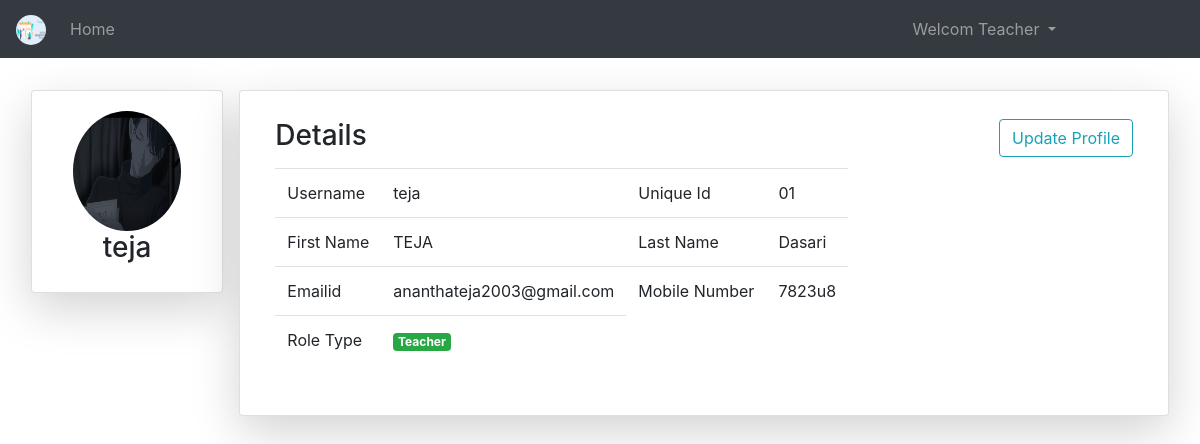
The page /pfle/ (signed in) on the database as committed earlier.
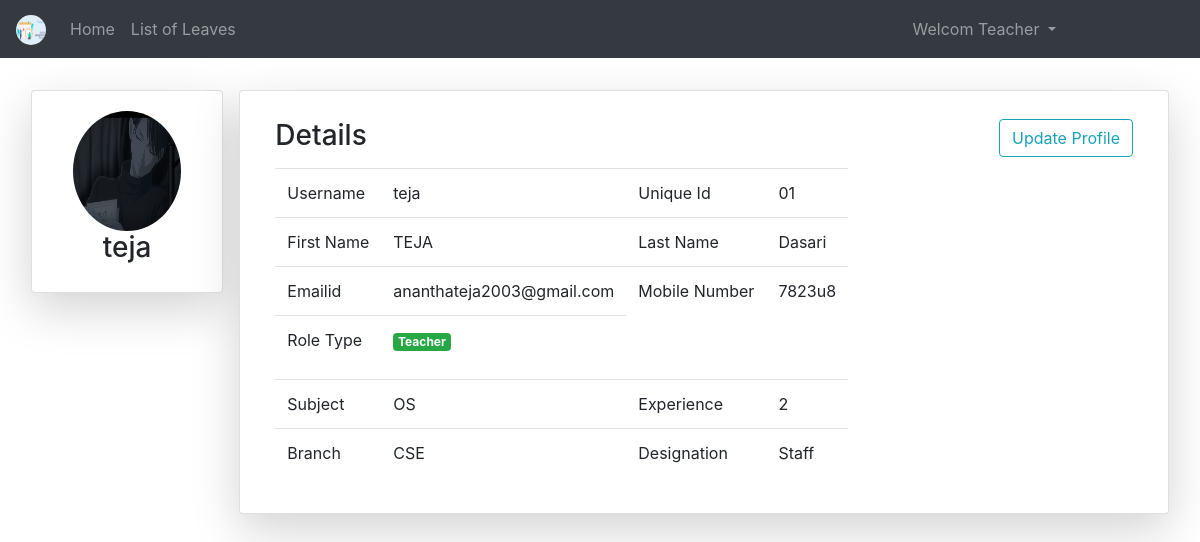
The same page on the database as committed later.
### LApp/models.py (models this page shows)
class User(AbstractUser):
    g = [
        ("0", "--- Select Your Gender ---"),
        ("1", "Male"),
        ("2", "Female"),
    ]
    c = [
        ("0", "Guest"),
        ("1", "Student"),
        ("2", "Teacher"),
    ]
    mble = models.CharField(max_length=10, null=True, blank=True)
    gdr = models.CharField(choices=g, default="0", max_length=5)
    role_type = models.CharField(choices=c, default="0", max_length=5)
    eid = models.CharField(max_length=10)
    pfimg = models.ImageField(upload_to="Profiles/", default="pfle.png")

class TchProfile(models.Model):
    tchdesg = models.CharField(max_length=20)
    tchexpr = models.IntegerField()
    tchsubject = models.CharField(max_length=50)
    tchbrnch = models.CharField(max_length=50)
    tstatus = models.BooleanField(default=False)
    tc = models.OneToOneField(User, on_delete=models.CASCADE)

### LApp/views.py (the view)
# urls.py: path("pfle/", views.profile, name="pf"),
def profile(request):
    return render(request, "html/profile.html")

### templates/html/profile.html (shortened to what this page needs)
{% extends 'html/base.html' %}
{% block content %}
<div class="container-fluid mt-4">
	<div class="row mx-2">
		<div class="card col-md-2 col-sm-3 col-xm-3 shadow-lg m-2 h-100">
			<div class="card-body text-center">
				<img src="{{request.user.pfimg.url}}" class="rounded-circle" height="120px" width="90%">
				<h3>{{request.user.username}}</h3>
			</div>
		</div>
		<div class="card col-md col-sm col-xm shadow-lg m-2">
			<div class="card-body">
				<div class="row my-2">
					<div class="col">
						<h3>Details</h3>
					</div>
					<div class="col">
						<a href="{% url 'upf' %}" class="btn btn-outline-info float-right">Update Profile</a>
					</div>
				</div>
				<table class="table table-responsive">
					<tr>
						<td>Username</td>
						<td>{{request.user.username}}</td>
						<td>Unique Id</td>
						<td>{{request.user.eid}}</td>
					</tr>
					<tr>
						<td>First Name</td>
						<td>{{request.user.first_name}}</td>
						<td>Last Name</td>
						<td>{{request.user.last_name}}</td>
					</tr>
					<tr>
						<td>Emailid</td>
						<td>{{request.user.email}}</td>
						<td>Mobile Number</td>
						<td>{{request.user.mble}}</td>
					</tr>
					<tr>
						<td>Role Type</td>
						<td>
							{% if request.user.role_type == "1" %}
								<p class="badge badge-warning">Student</p>
							{% elif request.user.role_type == "2" %}
								<p class="badge badge-success">Teacher</p>
							{% elif request.user.role_type == "0" %}
								<p class="badge badge-primary">Guest</p>
							{% elif request.user.is_superuser %}
								<p class="badge badge-secondary">Admin</p>
							{% endif %}
						</td>
					</tr>
					{% if request.user.role_type == "2" and request.user.tchprofile.tstatus == 1 %}
					<tr>
						<td>Subject</td>
						<td>{{request.user.tchprofile.tchsubject}}</td>
						<td>Experience</td>
                        <td>{{request.user.tchprofile.tchexpr}}</td>
					</tr>
                    <tr>
                        <td>Branch</td>
                        <td>{{request.user.tchprofile.tchbrnch}}</td>
                        <td>Designation</td>
                        <td>{{request.user.tchprofile.tchdesg}}</td>
                    </tr>
					{% endif %}
				</table>
			</div>
		</div>
	</div>
</div>
{% endblock %}

Rows that differ between the two databases and show on the page:
changed User "teja": user.tchprofile.tchsubject (not shown) → "OS"; user.tchprofile.tchexpr (not shown) → "2"; user.tchprofile.tchbrnch (not shown) → "CSE"; user.tchprofile.tchdesg (not shown) → "Staff"
Other text that changed with them:
text now shown: "List of Leaves Subject Experience Branch Designation"
